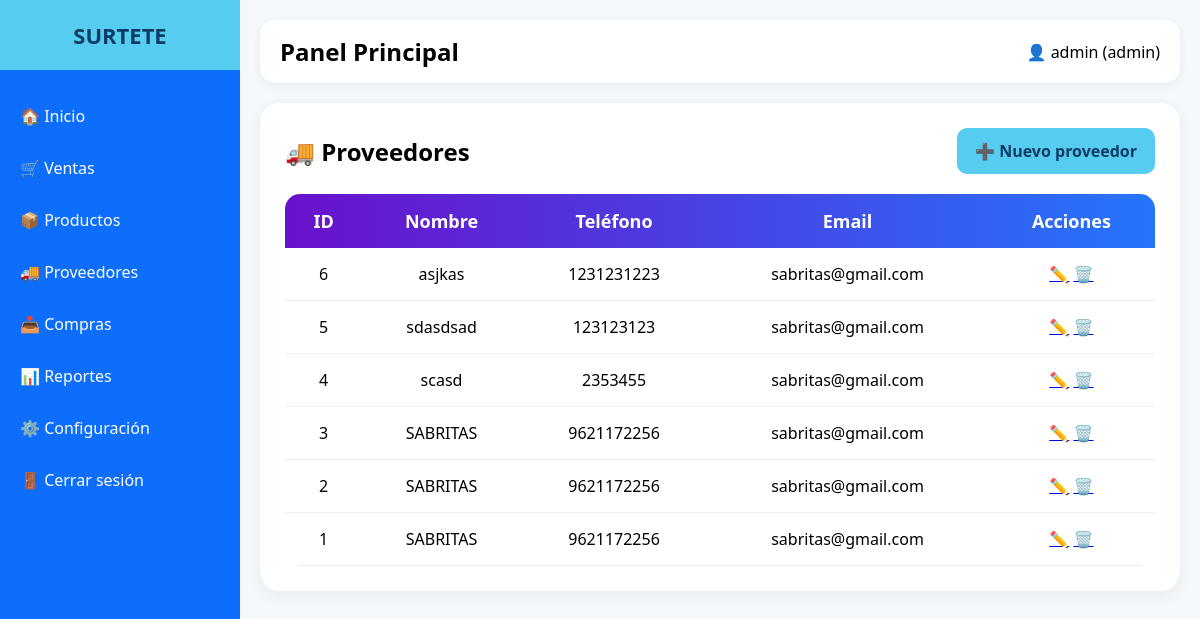
The app's page /proveedores/proveedores.php (signed in) with its own data.
### tables this page shows
CREATE TABLE `proveedores` (
  `id` int(11) NOT NULL,
  `nombre` varchar(150) NOT NULL,
  `telefono` varchar(20) DEFAULT NULL,
  `email` varchar(100) DEFAULT NULL,
  `direccion` text DEFAULT NULL,
  `activo` tinyint(1) NOT NULL,
  `fecha_creacion` timestamp NOT NULL DEFAULT current_timestamp() ON UPDATE current_timestamp()
);

### proveedores/proveedores.php (the view, shortened to what this page needs)
<?php
include("../config/db.php");
$sql = "SELECT * FROM proveedores ORDER BY id DESC";;
$stmt = $conexion->query($sql);
$proveedores = $stmt->fetchAll();
?>
<!DOCTYPE html>
<html lang="es">
<head>
<link rel="stylesheet" href="../assets/css/style.css">
</head>
<body>
<?php include("../includes/sidebar.php"); ?>
<div class="main">
<?php include("../includes/topbar.php"); ?>
<div class="table-container">
<div class="top-actions">
    <h2>🚚 Proveedores</h2>
    <a href="crear.php" class="btn">
        ➕ Nuevo proveedor
    </a>
</div>
<table>
<thead>
<tr>
    <th>ID</th>
    <th>Nombre</th>
    <th>Teléfono</th>
    <th>Email</th>
    <th>Acciones</th>
</tr>
</thead>
<tbody>
<?php foreach($proveedores as $p): ?>
<tr>
    <td><?php echo $p['id']; ?></td>
    <td><?php echo $p['nombre']; ?></td>
    <td><?php echo $p['telefono']; ?></td>
    <td><?php echo $p['email']; ?></td>
    <td>
        <a href="editar_proveedor.php?id=<?php echo $p['id']; ?>">✏️</a>
        <a href="eliminar.php?id=<?php echo $p['id']; ?>"
           onclick="return confirm('¿Eliminar proveedor?')">🗑️</a>
    </td>
</tr>
<?php endforeach; ?>
</tbody>
</table>
</div>
</div>
</body>
</html>

### includes/sidebar.php
<div class="sidebar">
    <div class="logo">
        SURTETE
    </div>
    <div class="menu">
        <a href="/surtete/index.php">🏠 Inicio</a>
        <a href="/surtete/ventas/pos.php">🛒 Ventas</a>
        <a href="/surtete/productos/index.php">📦 Productos</a>
        <a href="/surtete/proveedores/proveedores.php">🚚 Proveedores</a>
        <a href="#">📥 Compras</a>
        <a href="#">📊 Reportes</a>
        <?php if($_SESSION['rol'] == 'admin'): ?>
            <a href="#">⚙️ Configuración</a>
        <?php endif; ?>
        <a href="/surtete/auth/logout.php">🚪 Cerrar sesión</a>
    </div>
</div>

### includes/topbar.php
<div class="topbar">
    <h2>Panel Principal</h2>
    <div>
        👤 <?php echo $_SESSION['usuario']; ?>
        (<?php echo $_SESSION['rol']; ?>)
    </div>
</div>

### assets/css/style.css (style rules this page uses)
* { margin:0; padding:0; box-sizing:border-box; }
body { font-family:'Segoe UI',sans-serif; background:#f4f8fb; }
.sidebar { width:240px; height:100vh; background:#0d6efd; position:fixed; left:0; top:0; color:white; display:flex; flex-direction:column; }
.logo { background:#55ccf0; padding:20px; text-align:center; font-size:22px; font-weight:bold; color:#0d3b66; }
.menu { margin-top:20px; }
.menu a { color:white; text-decoration:none; padding:15px 20px; display:block; transition:.3s; }
.main { margin-left:240px; padding:20px; }
.topbar { background:white; padding:15px 20px; border-radius:15px; display:flex; justify-content:space-between; align-items:center; margin-bottom:20px; box-shadow:0 3px 10px rgba(0,0,0,0.05); }

### proveedores/proveedores.php (style rules this page uses)
.table-container { background:#fff; padding:25px; border-radius:20px; box-shadow:0 5px 15px rgba(0,0,0,0.05); }
.top-actions { display:flex; justify-content:space-between; align-items:center; margin-bottom:20px; }
.btn { background:#55ccf0; color:#0d3b66; padding:12px 18px; text-decoration:none; border-radius:10px; font-weight:bold; transition:0.3s; }
table { width:100%; border-collapse:collapse; overflow:hidden; border-radius:15px; }
table thead { background:linear-gradient(90deg,#6a11cb,#2575fc); color:white; }
table th { padding:15px; text-align:center; font-size:18px; }
table td { padding:15px; text-align:center; border-bottom:1px solid #eee; font-size:16px; }

### records on screen
proveedores: id "6", nombre "asjkas", telefono "1231231223", email "sabritas@gmail.com"
proveedores: id "5", nombre "sdasdsad", telefono "123123123", email "sabritas@gmail.com"
proveedores: id "4", nombre "scasd", telefono "2353455", email "sabritas@gmail.com"
proveedores: id "3", nombre "SABRITAS", telefono "9621172256", email "sabritas@gmail.com"
proveedores: id "2", nombre "SABRITAS", telefono "9621172256", email "sabritas@gmail.com"
proveedores: id "1", nombre "SABRITAS", telefono "9621172256", email "sabritas@gmail.com"

### other values on screen
$_SESSION['usuario'] "admin"
$_SESSION['rol'] "admin"
